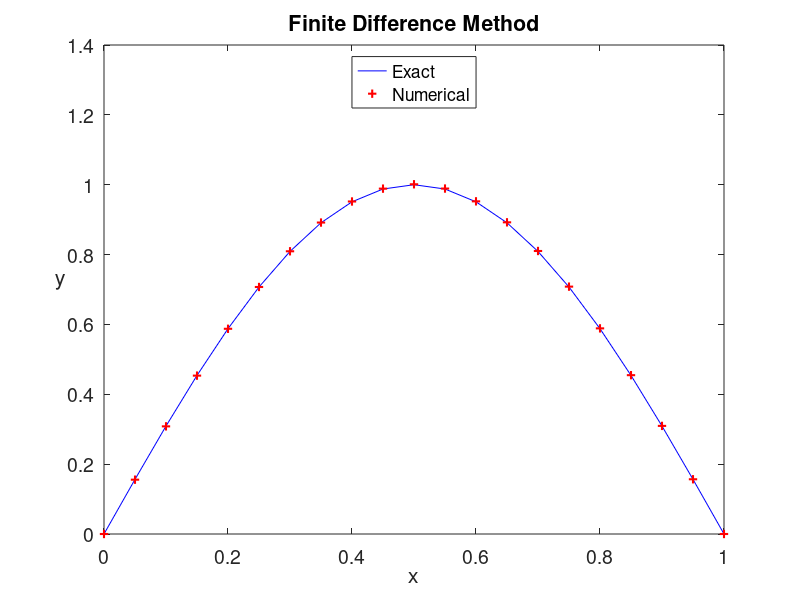

The MATLAB source for this figure:
% fdm1d2.m
% finite difference method for 1D problem
% -(xu')'+x*u'=pi^2*x*sin(pi*x)-pi*cos(pi*x)+pi*x*cos(pi*x) in [0,1]
% u(0)=0, u(1)=0 ;
% exact solution : u=sin(pi*x)
clear all;  clf
h=0.05;
x=0:h:1;
N=length(x)-1;
A=diag(2*x(2:N)./h^2)+diag(x(2:N-1)./(2*h)-(x(2:N-1)+0.5*h)./h^2,1)...
    +diag(-x(3:N)./(2*h)-(x(3:N)-0.5*h)./h^2,-1);
b=pi^2*x(2:N).*sin(pi*x(2:N))+pi*(x(2:N)-1).*cos(pi*x(2:N));
u=A\b';
u=[0;u;0];
ue=sin(pi*x');
plot(x,ue,'b-',x,u,'r+','LineWidth',1.5)
Error=max(abs(u-ue))
xlabel('x','fontsize', 16), ylabel('y','fontsize',16,'Rotation',0)
legend('Exact ','Numerical','location','North')
title('Finite Difference Method','fontsize',14)
set(gca,'fontsize',14)


print -dpng -r600  fdm1d2.png
